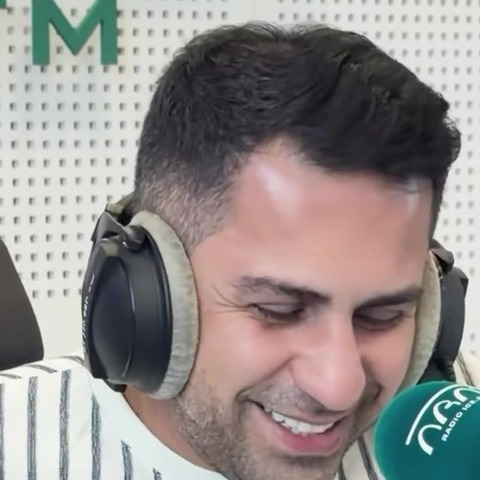
#> input picture reel-thumbnail/reel2/face-laugh.jpg, 480 x 480 px
$ python clean_cutout.py face-laugh.jpg
#> lines starting #> are read from the running program, lines starting #| are printed output that depends on the picture; after the words box and inside, x2 and y2 are one past the last pixel; in counts of white or black regions, pixels touching at a corner belong together
# Videokadrın fon kəsiminin əl ilə düzəlişi: stulu silir, sağ qulaqlıq yastığını bərpa edir.
from PIL import Image, ImageDraw, ImageFilter
import numpy as np, sys
p = sys.argv[1]
im = Image.open(p); a = np.array(im).astype(float)
#> further down, im is the input picture: PIL image 480x480 RGB; mean R, G, B 146.7, 140.9, 138.8
def poly(pts, blur):
#> called with blur = 2
    m = Image.new('L', im.size, 0); ImageDraw.Draw(m).polygon(pts, fill=255)
#> after `m = Image.new('L', im.size, 0)`: m: PIL image 480x480 L; every value is 0
#> after `ImageDraw.Draw(m).polygon(pts, fill=255)`:
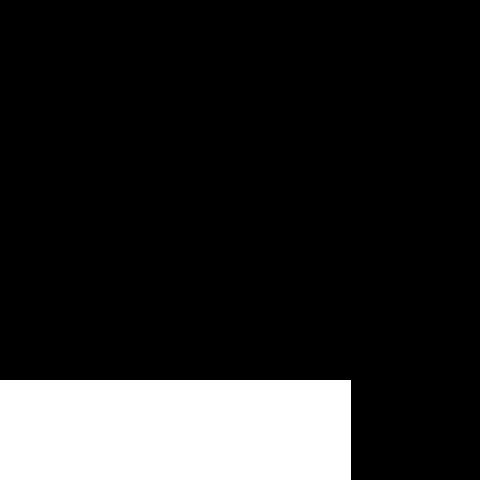
#> m: PIL image 480x480 L; 15.2% white; 1 white region, box (x1, y1, x2, y2) and area: (0, 380, 351, 480) 35100
    return np.array(m.filter(ImageFilter.GaussianBlur(blur))).astype(float) / 255
chair = poly([(0,380),(350,380),(350,862),(305,880),(240,905),(198,962),(184,1022),(0,1062)], 2)
#> (the run stopped early here; a loop or call above may not have finished)

$ run again, on reel-thumbnail/reel2/frame-laugh.jpg
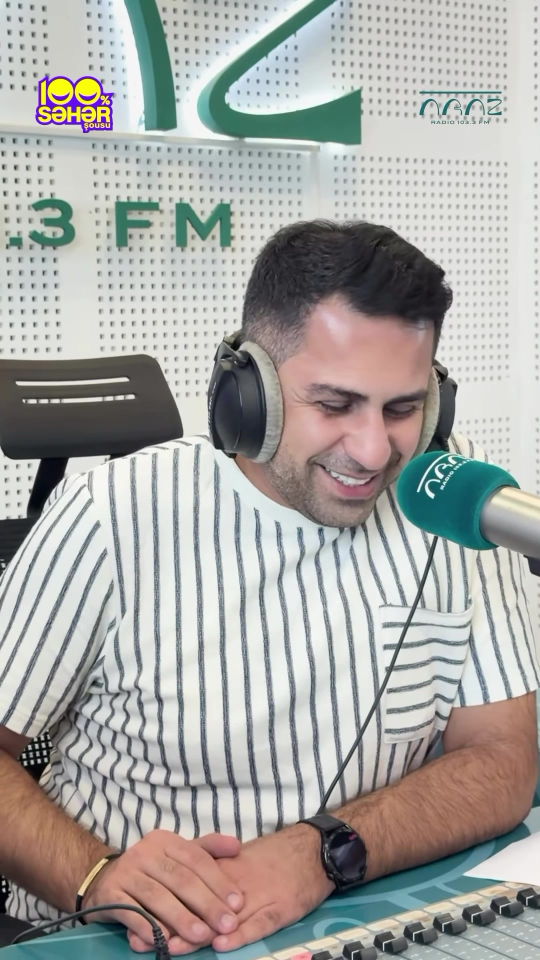
#> input picture reel-thumbnail/reel2/frame-laugh.jpg, 1080 x 1920 px (shown at 1/2 size)
#> im is the input picture: PIL image 1080x1920 RGB; mean R, G, B 167.5, 166.7, 163.1
#> m: PIL image 1080x1920 L; every value is 0
#> in poly, `ImageDraw.Draw(m).polygon(pts, fill=255)`:
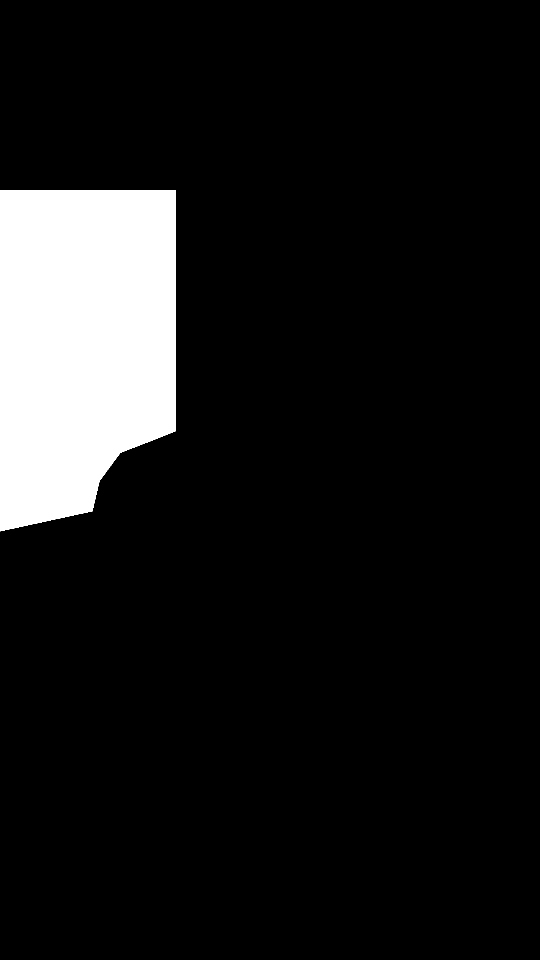
#> m: PIL image 1080x1920 L (shown at 1/2 size); 10.1% white; 1 white region, box (x1, y1, x2, y2) and area: (0, 380, 351, 1063) 209883

$ run again, on reel-thumbnail/reel2/frame-shock.jpg
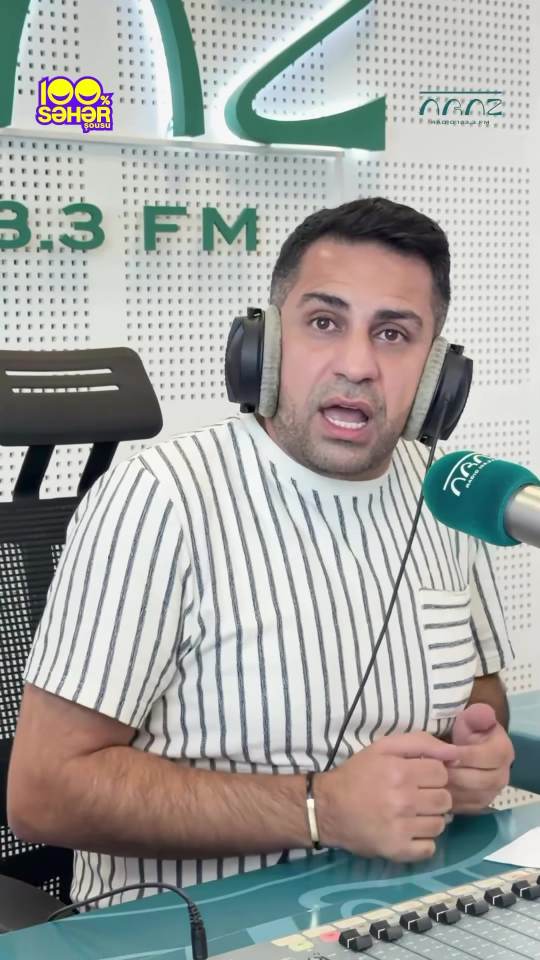
#> input picture reel-thumbnail/reel2/frame-shock.jpg, 1080 x 1920 px (shown at 1/2 size)
#> im is the input picture: PIL image 1080x1920 RGB; mean R, G, B 161.8, 163.2, 159.9
#> m: PIL image 1080x1920 L; every value is 0
#> in poly, `ImageDraw.Draw(m).polygon(pts, fill=255)`:
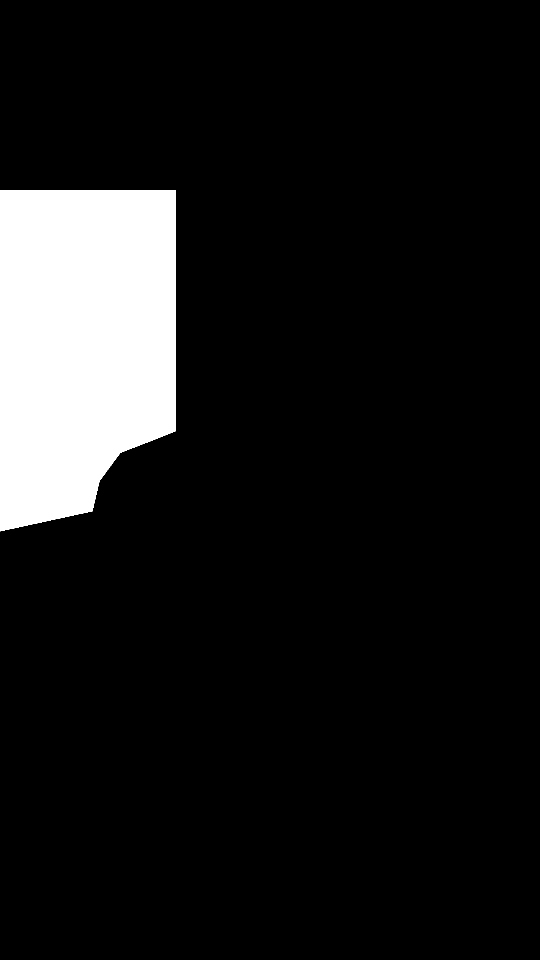
#> m: PIL image 1080x1920 L (shown at 1/2 size); 10.1% white; 1 white region, box (x1, y1, x2, y2) and area: (0, 380, 351, 1063) 209883

$ run again, on reel-thumbnail/reel2/frame-stare.jpg
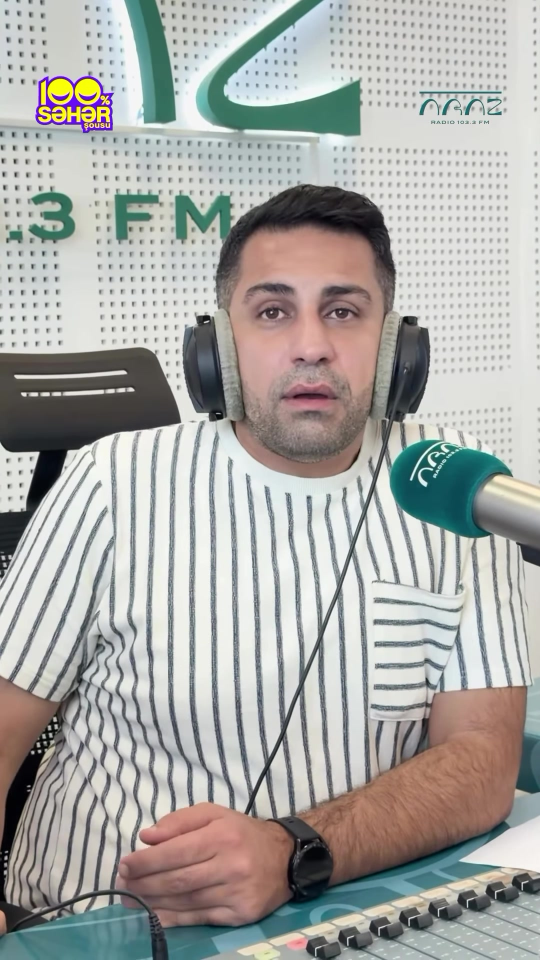
#> input picture reel-thumbnail/reel2/frame-stare.jpg, 1080 x 1920 px (shown at 1/2 size)
#> im is the input picture: PIL image 1080x1920 RGB; mean R, G, B 168.5, 168.6, 165.2
#> m: PIL image 1080x1920 L; every value is 0
#> in poly, `ImageDraw.Draw(m).polygon(pts, fill=255)`:
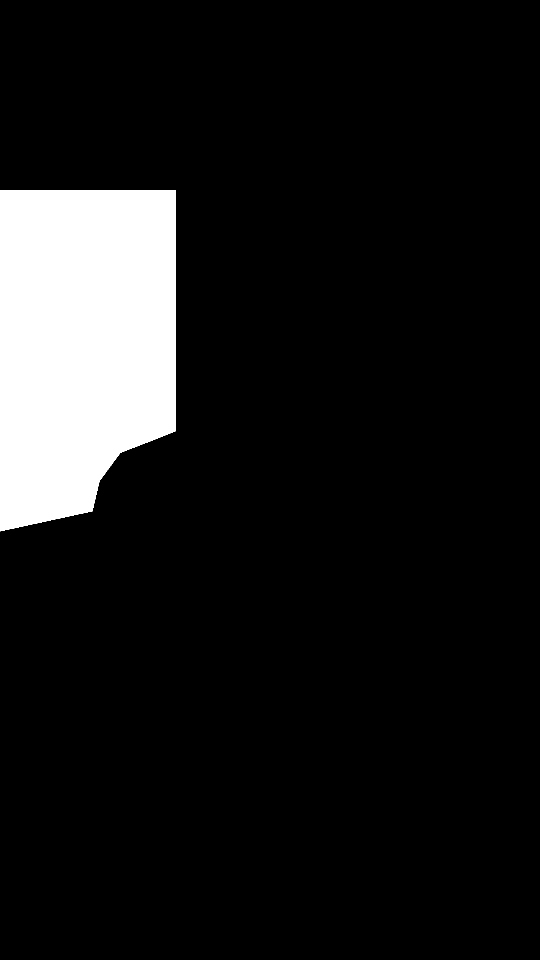
#> m: PIL image 1080x1920 L (shown at 1/2 size); 10.1% white; 1 white region, box (x1, y1, x2, y2) and area: (0, 380, 351, 1063) 209883
